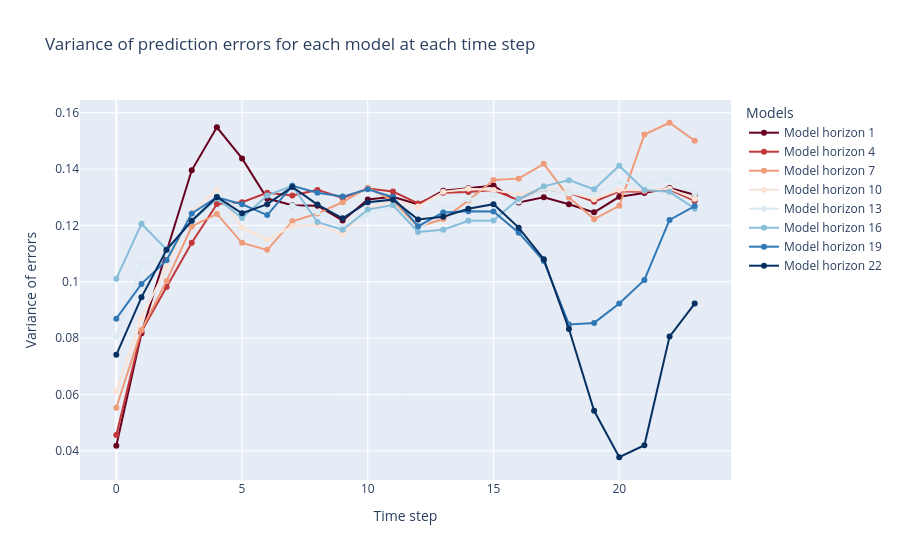
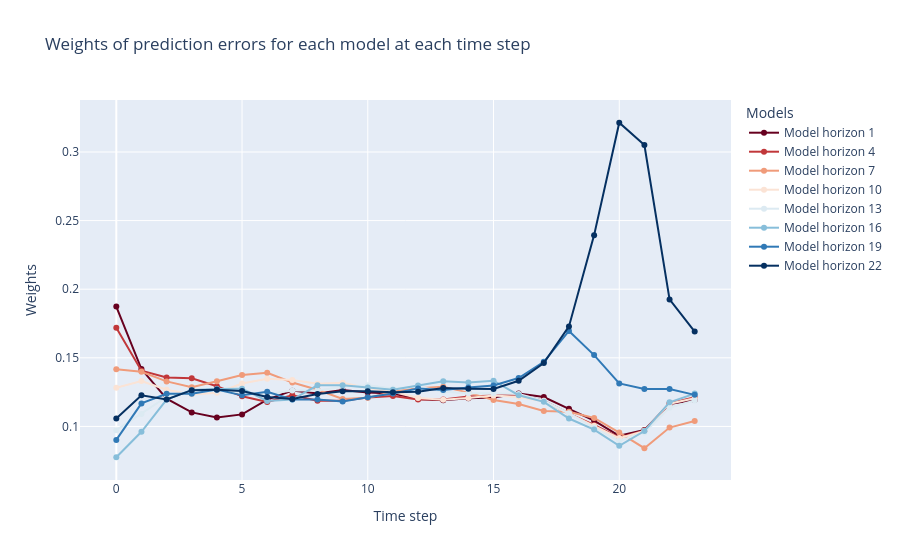
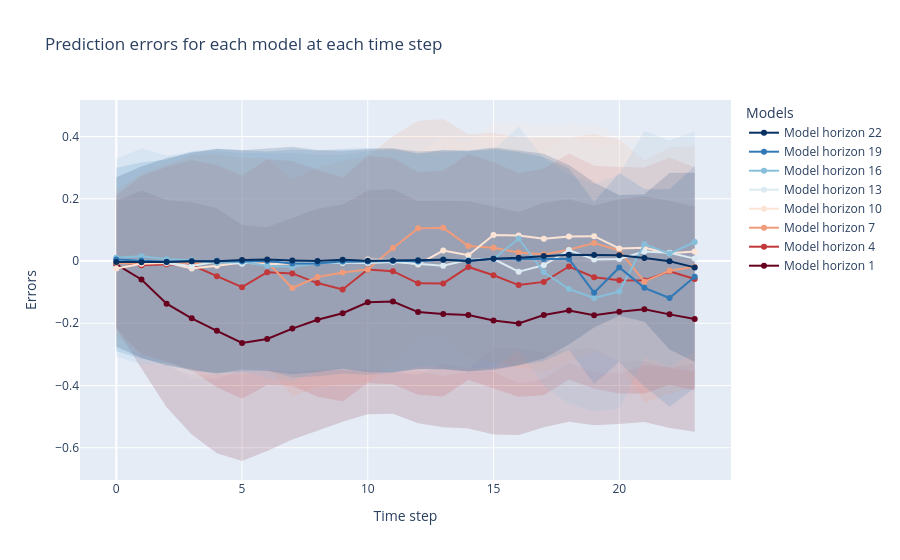

Notebook code for these charts, in order:
### Code cell
mheme_tcn_hahl.visualize_variances()
mheme_tcn_hahl.visualize_weights(None)
mheme_tcn_hahl.visualize_errors(None)
